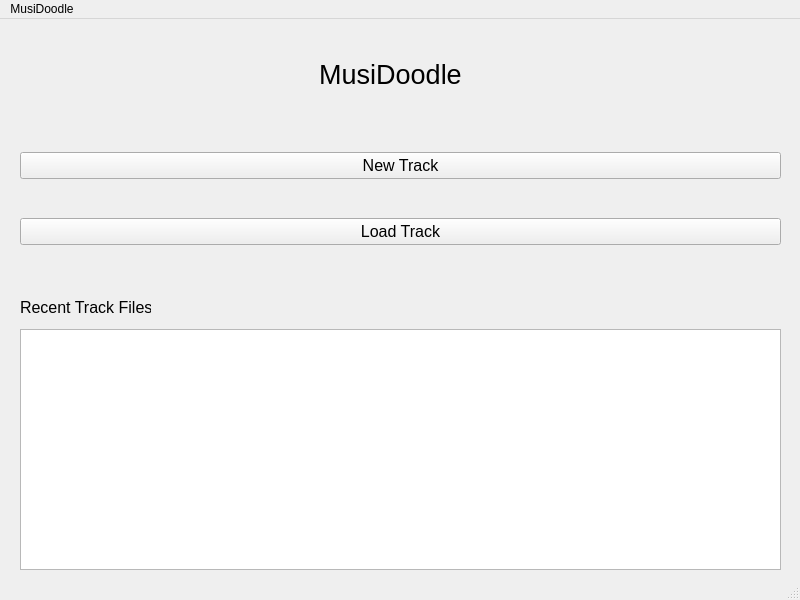
<?xml version="1.0" encoding="UTF-8"?>
<ui version="4.0">
 <class>MainWindow</class>
 <widget class="QMainWindow" name="MainWindow">
  <property name="geometry">
   <rect>
    <x>0</x>
    <y>0</y>
    <width>800</width>
    <height>600</height>
   </rect>
  </property>
  <property name="windowTitle">
   <string>MainWindow</string>
  </property>
  <widget class="QWidget" name="centralwidget">
   <widget class="QLabel" name="label">
    <property name="geometry">
     <rect>
      <x>230</x>
      <y>10</y>
      <width>321</width>
      <height>91</height>
     </rect>
    </property>
    <property name="font">
     <font>
      <pointsize>20</pointsize>
     </font>
    </property>
    <property name="text">
     <string>MusiDoodle</string>
    </property>
    <property name="alignment">
     <set>Qt::AlignCenter</set>
    </property>
   </widget>
   <widget class="QTreeView" name="treeView">
    <property name="geometry">
     <rect>
      <x>20</x>
      <y>310</y>
      <width>761</width>
      <height>241</height>
     </rect>
    </property>
   </widget>
   <widget class="QLabel" name="label_2">
    <property name="geometry">
     <rect>
      <x>20</x>
      <y>280</y>
      <width>131</width>
      <height>17</height>
     </rect>
    </property>
    <property name="font">
     <font>
      <pointsize>12</pointsize>
     </font>
    </property>
    <property name="text">
     <string>Recent Track Files</string>
    </property>
   </widget>
   <widget class="QWidget" name="">
    <property name="geometry">
     <rect>
      <x>20</x>
      <y>100</y>
      <width>761</width>
      <height>161</height>
     </rect>
    </property>
    <layout class="QVBoxLayout" name="verticalLayout">
     <item>
      <widget class="QPushButton" name="pushButton">
       <property name="font">
        <font>
         <pointsize>12</pointsize>
        </font>
       </property>
       <property name="text">
        <string>New Track</string>
       </property>
       <property name="iconSize">
        <size>
         <width>16</width>
         <height>32</height>
        </size>
       </property>
      </widget>
     </item>
     <item>
      <widget class="QPushButton" name="pushButton_2">
       <property name="enabled">
        <bool>true</bool>
       </property>
       <property name="font">
        <font>
         <pointsize>12</pointsize>
        </font>
       </property>
       <property name="text">
        <string>Load Track</string>
       </property>
       <property name="iconSize">
        <size>
         <width>16</width>
         <height>32</height>
        </size>
       </property>
      </widget>
     </item>
    </layout>
   </widget>
  </widget>
  <widget class="QMenuBar" name="menubar">
   <property name="geometry">
    <rect>
     <x>0</x>
     <y>0</y>
     <width>800</width>
     <height>22</height>
    </rect>
   </property>
   <widget class="QMenu" name="menuMusiDoodle">
    <property name="title">
     <string>MusiDoodle</string>
    </property>
   </widget>
   <addaction name="menuMusiDoodle"/>
  </widget>
  <widget class="QStatusBar" name="statusbar"/>
 </widget>
 <resources/>
 <connections/>
</ui>
